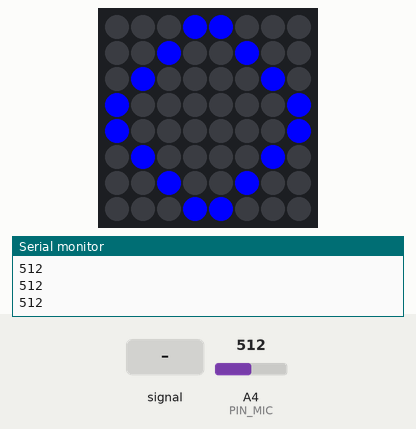
A sketch run on a simulated Arduino Uno, built with avr-gcc and run on an emulated ATmega328P. Parts: 8×8 RGB LED matrix (first LED top left, wired row by row), the last lines printed to the serial monitor. The inputs (shaded band) are chosen by the test bench; at power-on: A4 (PIN_MIC) = 512.

Above: at 1.2 s.
1.3 s: A4 (PIN_MIC) fed a 200 Hz sine of ±255 counts around its level
At 1.81 s:
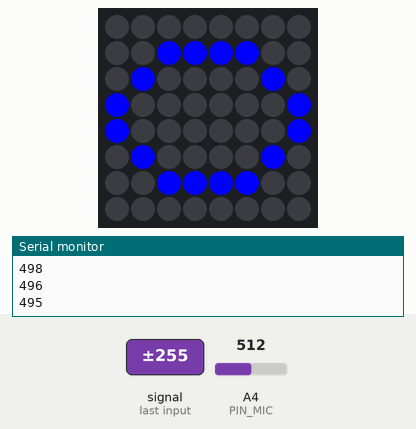
2.8 s: A4 (PIN_MIC) set to 306
At 4.0 s:
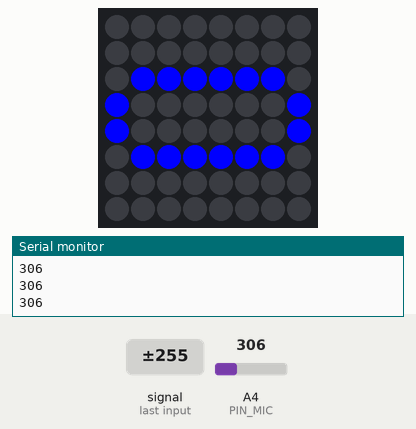
4.3 s: A4 (PIN_MIC) fed a 2 Hz sine of ±306 counts around its level
At 4.95 s:
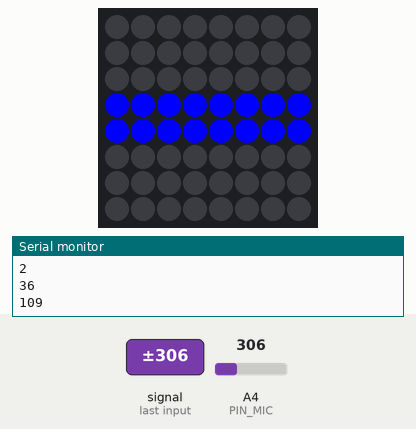
5.8 s: A4 (PIN_MIC) set to 122
At 7.5 s:
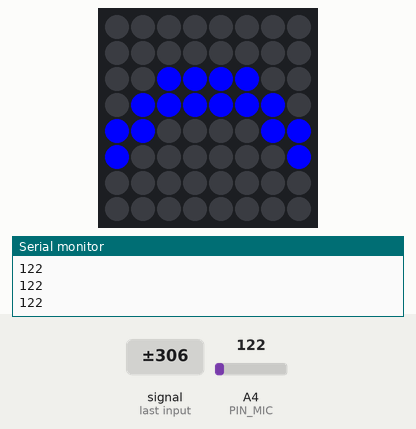
Timing chart, 0 to 8.8 s (numbered marks = the images above; inputs shaded):
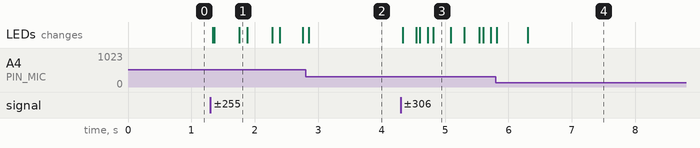

The sketch:

live-demo.ino
```cpp
#include <Adafruit_GFX.h>
#include <Adafruit_NeoMatrix.h>
#include <Adafruit_NeoPixel.h>

#define WIDTH 8
#define HEIGHT 8
#define PIN_NEOMATRIX 2

#define PIN_MIC A4
#define MIN_VOLUME 80
#define MAX_VOLUME 500
#define NUM_MIC_STATES 4
#define SMILE_DELAY 500

Adafruit_NeoMatrix matrix = Adafruit_NeoMatrix(WIDTH, HEIGHT, PIN_NEOMATRIX,
  NEO_MATRIX_BOTTOM  + NEO_MATRIX_LEFT +
  NEO_MATRIX_ROWS    + NEO_MATRIX_ZIGZAG,
  NEO_GRB            + NEO_KHZ800);

long lastSpeak = 0;


void setup() {
  Serial.begin(9600);
  matrix.begin();
}

void drawSmile() {
  matrix.fillScreen(0);
  for (int i = 0; i < WIDTH/2; i++) {
    int y = min(i, 2);
    matrix.drawPixel(i,HEIGHT/2-1-y+2,matrix.Color(0,0,255));
    matrix.drawPixel(WIDTH -1 - i,HEIGHT/2-1-y+2,matrix.Color(0,0,255));
    matrix.drawPixel(i,HEIGHT/2-1-y+1,matrix.Color(0,0,255));
    matrix.drawPixel(WIDTH -1 - i,HEIGHT/2-1-y+1,matrix.Color(0,0,255));
  }
  matrix.show();
}

long readMic() {
  long sum = 0;
  for(int i=0; i<100; i++) {
    sum += analogRead(PIN_MIC);
  }
  return sum / 100;
}

int getVolumeInterval(long micLevel) {
  return min((int) ((micLevel - MIN_VOLUME) * (NUM_MIC_STATES - 1) / (MAX_VOLUME - MIN_VOLUME) ), NUM_MIC_STATES - 1);
}

void drawMouth(int openness) {
  matrix.fillScreen(0);
  for (int i = 0; i < WIDTH/2; i++) {
    int y = min(i, openness);
    matrix.drawPixel(i,HEIGHT/2-1-y,matrix.Color(0,0,255));
    matrix.drawPixel(WIDTH - 1 - i,HEIGHT/2-1-y,matrix.Color(0,0,255));
    matrix.drawPixel(i,HEIGHT/2+y,matrix.Color(0,0,255));
    matrix.drawPixel(WIDTH -1 - i,HEIGHT/2+y,matrix.Color(0,0,255));
  }
  matrix.show();
}

void loop() {
  long micLevel = readMic();
  Serial.println(micLevel);
  int level = getVolumeInterval(micLevel);
  long currTime = millis();
  if (level > 0) {
    lastSpeak = currTime;
    drawMouth(level);
  } else if (currTime - lastSpeak > SMILE_DELAY) {
    drawSmile();
  } else {
    drawMouth(0);
  }
}
```

Measured:
- after the input at 1.3 s, the LEDs: change at once (image 1)
- after the input at 2.8 s, the LEDs: change after 0.05 s (image 2)
- after the input at 4.3 s, the LEDs: change at once (image 3)
